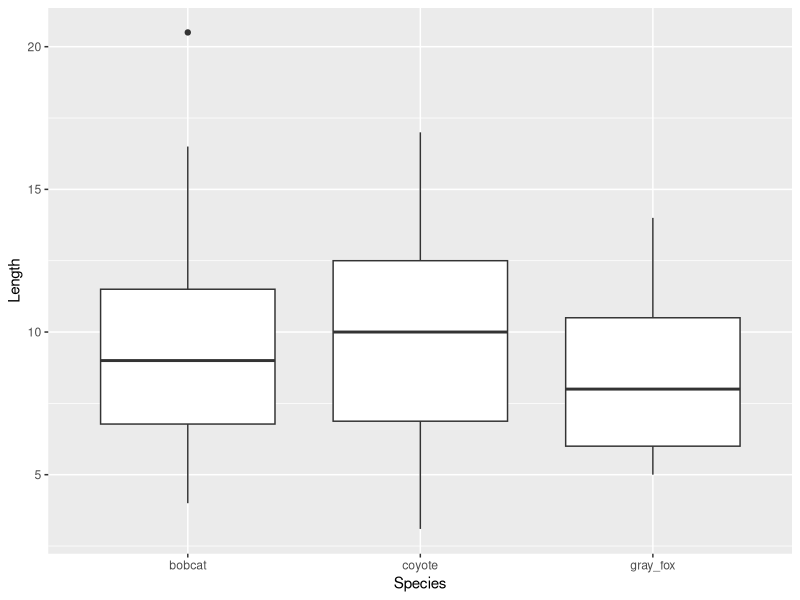
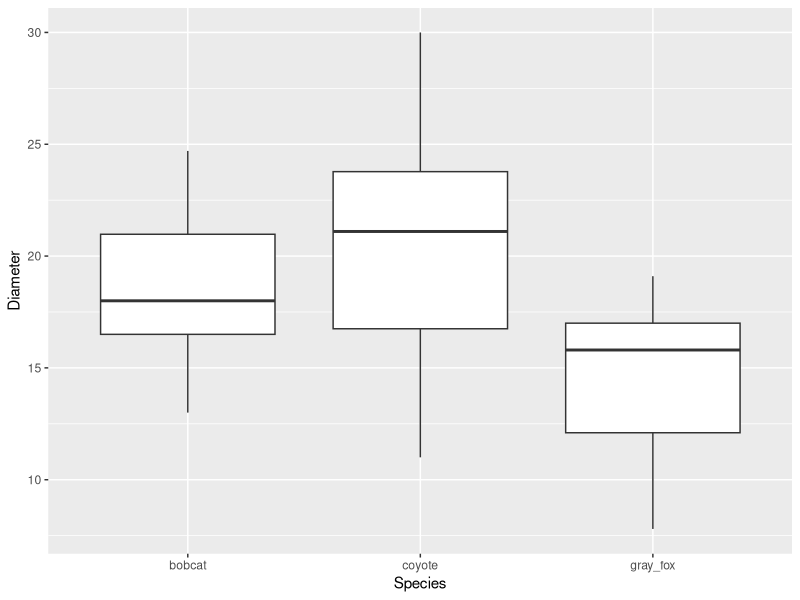
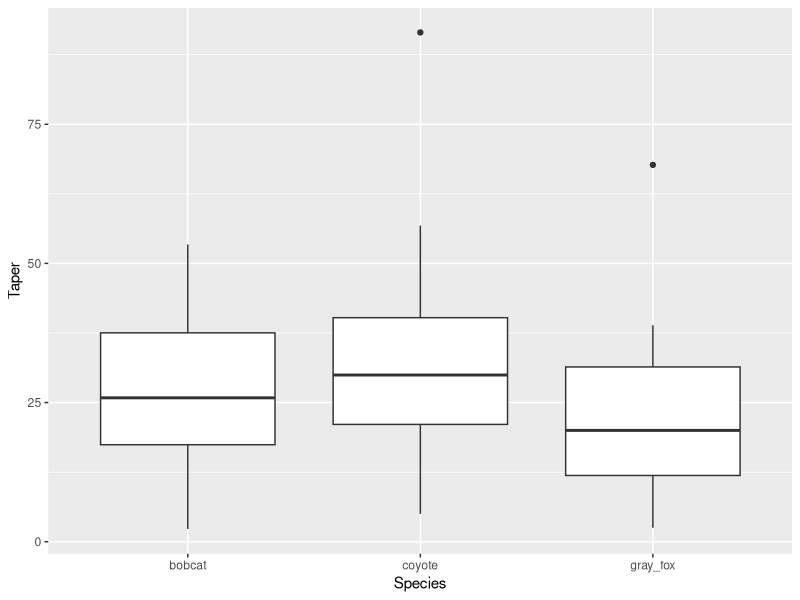
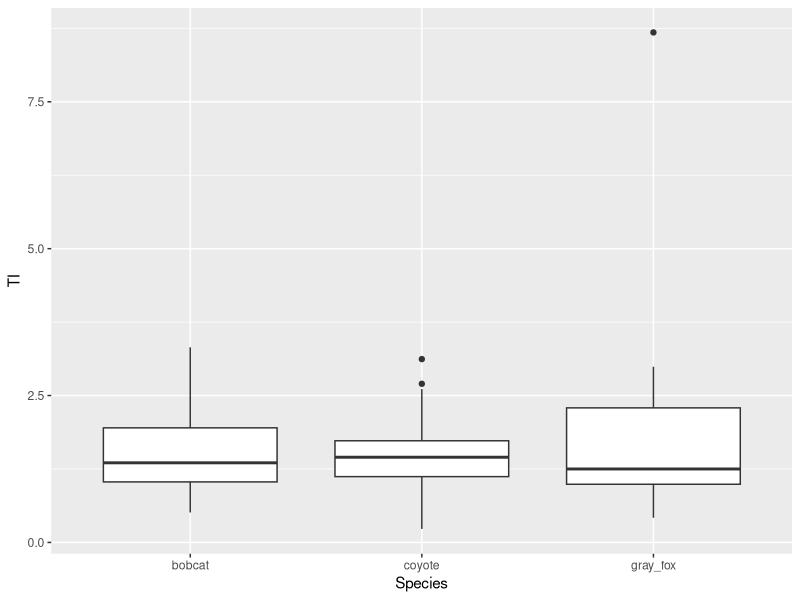
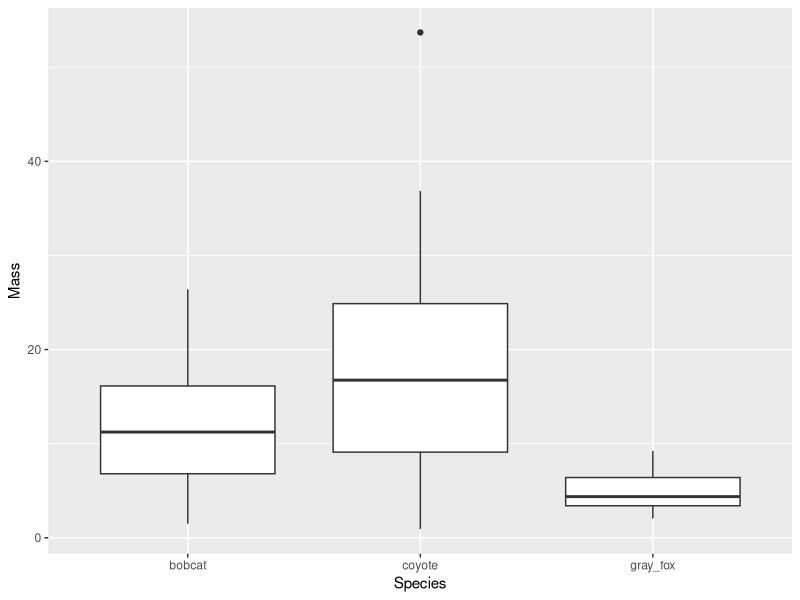
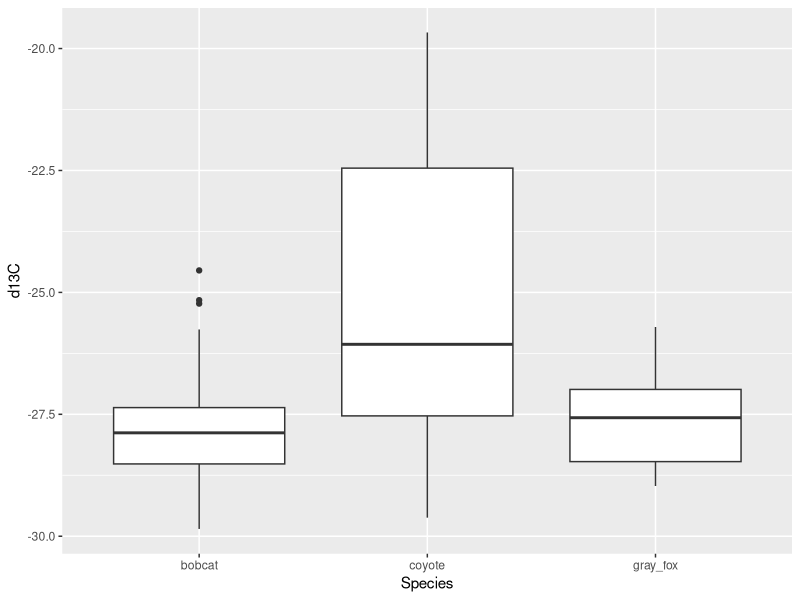
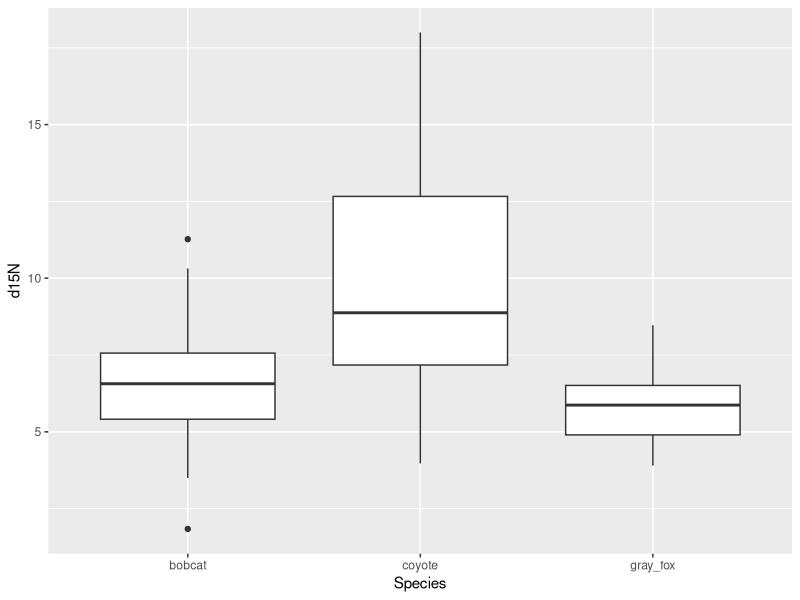
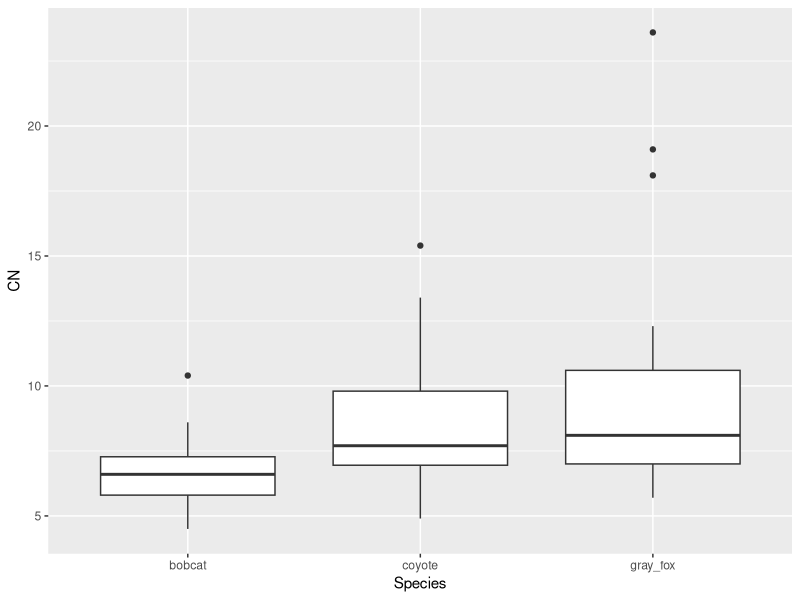

Here is the R script that generated these plots, in order:
## ---- chunk 1
#open required libraries
library(caret)
library(ggplot2)
library(dplyr)
library(forecast)
library(fastDummies)
## ---- chunk 2
data(scat)

scat <- fastDummies::dummy_cols(scat, select_columns = "Species")
scat <- scat %>% filter(complete.cases(.))
nrows <- nrow(scat)
ncols <- ncol(scat)
head(scat)
## ---- chunk 3
df.date <- select(scat, Month, Year, Species)

head(df.date)
## ---- chunk 4

ggplot(data=select(scat, Length, Species), aes(x=Species, y=Length)) + geom_boxplot()
ggplot(data=select(scat, Diameter, Species), aes(x=Species, y=Diameter)) + geom_boxplot()
ggplot(data=select(scat, Taper, Species), aes(x = Species, y = Taper)) + geom_boxplot()
ggplot(data=select(scat, TI, Species), aes(x = Species, y = TI)) + geom_boxplot()
ggplot(data=select(scat, Mass, Species), aes(x = Species, y = Mass)) + geom_boxplot()
ggplot(data=select(scat, d13C, Species), aes(x = Species, y = d13C)) + geom_boxplot()
ggplot(data=select(scat, d15N, Species), aes(x = Species, y = d15N)) + geom_boxplot()
ggplot(data=select(scat, CN, Species), aes(x = Species, y = CN)) + geom_boxplot()
ggplot(data=select(scat, ropey, Species), aes(x = Species, y = ropey)) + geom_boxplot()
ggplot(data=select(scat, segmented, Species), aes(x = Species, y = segmented)) + geom_boxplot()
## ---- chunk 5
set.seed(1) # set the seed so that the partition is always the same
df.train.index <- sample(c(1:nrows), nrows* 0.7) #use 70% of the data as a training set
selected.vars <- c("Species_gray_fox", "Species_coyote", "Species_bobcat", "Length", "Diameter", "Taper", "TI", "Mass", "d13C", "d15N", "CN", "ropey", "segmented")
df.train <- scat[df.train.index, selected.vars]
df.valid <- scat[-df.train.index, selected.vars]
options(scipen = 999)
## ---- chunk 6
nearZeroVar(df.train, saveMetrics = TRUE)
## ---- chunk 7
findLinearCombos(df.train)
## ---- chunk 8
scat.length.lm <- lm(Species_gray_fox ~ Length, data = df.train)
scat.diameter.lm <- lm(Species_gray_fox ~ Diameter, data=df.train)
scat.taper.lm <- lm(Species_gray_fox ~ Taper, data=df.train)
scat.ti.lm <- lm(Species_gray_fox ~ TI, data=df.train)
scat.mass.lm <- lm(Species_gray_fox ~ Mass, data=df.train)
scat.d13c.lm <- lm(Species_gray_fox ~ d13C, data=df.train)
scat.d15n.lm <- lm(Species_gray_fox ~ d15N, data=df.train)
scat.cn.lm <- lm(Species_gray_fox ~ CN, data=df.train)
scat.ropey.lm <- lm(Species_gray_fox ~ ropey, data=df.train)
scat.segmented.lm <- lm(Species_gray_fox ~ segmented, data=df.train)
## ---- chunk 9
accuracy(predict(scat.length.lm, df.valid), df.valid$Species_gray_fox)
accuracy(predict(scat.diameter.lm, df.valid), df.valid$Species_gray_fox)
accuracy(predict(scat.taper.lm, df.valid), df.valid$Species_gray_fox)
accuracy(predict(scat.ti.lm, df.valid), df.valid$Species_gray_fox)
accuracy(predict(scat.mass.lm, df.valid), df.valid$Species_gray_fox)
accuracy(predict(scat.d13c.lm, df.valid), df.valid$Species_gray_fox)
accuracy(predict(scat.d15n.lm, df.valid), df.valid$Species_gray_fox)
accuracy(predict(scat.cn.lm, df.valid), df.valid$Species_gray_fox)
accuracy(predict(scat.ropey.lm, df.valid), df.valid$Species_gray_fox)
accuracy(predict(scat.segmented.lm, df.valid), df.valid$Species_gray_fox)

## ---- chunk 10
scat.length.lm <- lm(Species_gray_fox ~ CN + Length, data = df.train)
scat.diameter.lm <- lm(Species_gray_fox ~ CN + Diameter, data=df.train)
scat.taper.lm <- lm(Species_gray_fox ~ CN + Taper, data=df.train)
scat.ti.lm <- lm(Species_gray_fox ~ CN + TI, data=df.train)
scat.mass.lm <- lm(Species_gray_fox ~ CN + Mass, data=df.train)
scat.d13c.lm <- lm(Species_gray_fox ~ CN + d13C, data=df.train)
scat.d15n.lm <- lm(Species_gray_fox ~ CN + d15N, data=df.train)
scat.ropey.lm <- lm(Species_gray_fox ~ CN + ropey, data=df.train)
scat.segmented.lm <- lm(Species_gray_fox ~ CN + segmented, data=df.train)

accuracy(predict(scat.length.lm, df.valid), df.valid$Species_gray_fox)
accuracy(predict(scat.diameter.lm, df.valid), df.valid$Species_gray_fox)
accuracy(predict(scat.taper.lm, df.valid), df.valid$Species_gray_fox)
accuracy(predict(scat.ti.lm, df.valid), df.valid$Species_gray_fox)
accuracy(predict(scat.mass.lm, df.valid), df.valid$Species_gray_fox)
accuracy(predict(scat.d13c.lm, df.valid), df.valid$Species_gray_fox)
accuracy(predict(scat.d15n.lm, df.valid), df.valid$Species_gray_fox)
accuracy(predict(scat.ropey.lm, df.valid), df.valid$Species_gray_fox)
accuracy(predict(scat.segmented.lm, df.valid), df.valid$Species_gray_fox)
## ---- chunk 11
scat.length.lm <- lm(Species_gray_fox ~ CN + ropey + Length, data = df.train)
scat.diameter.lm <- lm(Species_gray_fox ~ CN + ropey + Diameter, data=df.train)
scat.taper.lm <- lm(Species_gray_fox ~ CN + ropey + Taper, data=df.train)
scat.ti.lm <- lm(Species_gray_fox ~ CN + ropey + TI, data=df.train)
scat.mass.lm <- lm(Species_gray_fox ~ CN + ropey + Mass, data=df.train)
scat.d13c.lm <- lm(Species_gray_fox ~ CN + ropey + d13C, data=df.train)
scat.d15n.lm <- lm(Species_gray_fox ~ CN + ropey + d15N, data=df.train)
scat.segmented.lm <- lm(Species_gray_fox ~ CN + ropey + segmented, data=df.train)

accuracy(predict(scat.length.lm, df.valid), df.valid$Species_gray_fox)
accuracy(predict(scat.diameter.lm, df.valid), df.valid$Species_gray_fox)
accuracy(predict(scat.taper.lm, df.valid), df.valid$Species_gray_fox)
accuracy(predict(scat.ti.lm, df.valid), df.valid$Species_gray_fox)
accuracy(predict(scat.mass.lm, df.valid), df.valid$Species_gray_fox)
accuracy(predict(scat.d13c.lm, df.valid), df.valid$Species_gray_fox)
accuracy(predict(scat.d15n.lm, df.valid), df.valid$Species_gray_fox)
accuracy(predict(scat.segmented.lm, df.valid), df.valid$Species_gray_fox)
## ---- chunk 12
scat.diameter.lm <- lm(Species_gray_fox ~ CN + ropey + Length + Diameter, data=df.train)
scat.taper.lm <- lm(Species_gray_fox ~ CN + ropey + Length + Taper, data=df.train)
scat.ti.lm <- lm(Species_gray_fox ~ CN + ropey + Length + TI, data=df.train)
scat.mass.lm <- lm(Species_gray_fox ~ CN + ropey + Length + Mass, data=df.train)
scat.d13c.lm <- lm(Species_gray_fox ~ CN + ropey + Length + d13C, data=df.train)
scat.d15n.lm <- lm(Species_gray_fox ~ CN + ropey + Length + d15N, data=df.train)
scat.segmented.lm <- lm(Species_gray_fox ~ CN + ropey + Length + segmented, data=df.train)

accuracy(predict(scat.diameter.lm, df.valid), df.valid$Species_gray_fox)
accuracy(predict(scat.taper.lm, df.valid), df.valid$Species_gray_fox)
accuracy(predict(scat.ti.lm, df.valid), df.valid$Species_gray_fox)
accuracy(predict(scat.mass.lm, df.valid), df.valid$Species_gray_fox)
accuracy(predict(scat.d13c.lm, df.valid), df.valid$Species_gray_fox)
accuracy(predict(scat.d15n.lm, df.valid), df.valid$Species_gray_fox)
accuracy(predict(scat.segmented.lm, df.valid), df.valid$Species_gray_fox)
## ---- chunk 13
scat.gray.fox.lm <- lm(Species_gray_fox ~ CN + ropey + Length, data=df.train)
## ---- chunk 14
scat.length.lm <- lm(Species_bobcat ~ Length, data = df.train)
scat.diameter.lm <- lm(Species_bobcat ~ Diameter, data=df.train)
scat.taper.lm <- lm(Species_bobcat ~ Taper, data=df.train)
scat.ti.lm <- lm(Species_bobcat ~ TI, data=df.train)
scat.mass.lm <- lm(Species_bobcat ~ Mass, data=df.train)
scat.d13c.lm <- lm(Species_bobcat ~ d13C, data=df.train)
scat.d15n.lm <- lm(Species_bobcat ~ d15N, data=df.train)
scat.cn.lm <- lm(Species_bobcat ~ CN, data=df.train)
scat.ropey.lm <- lm(Species_bobcat ~ ropey, data=df.train)
scat.segmented.lm <- lm(Species_bobcat ~ segmented, data=df.train)

accuracy(predict(scat.length.lm, df.valid), df.valid$Species_bobcat)
accuracy(predict(scat.diameter.lm, df.valid), df.valid$Species_bobcat)
accuracy(predict(scat.taper.lm, df.valid), df.valid$Species_bobcat)
accuracy(predict(scat.ti.lm, df.valid), df.valid$Species_bobcat)
accuracy(predict(scat.mass.lm, df.valid), df.valid$Species_bobcat)
accuracy(predict(scat.d13c.lm, df.valid), df.valid$Species_bobcat)
accuracy(predict(scat.d15n.lm, df.valid), df.valid$Species_bobcat)
accuracy(predict(scat.cn.lm, df.valid), df.valid$Species_bobcat)
accuracy(predict(scat.ropey.lm, df.valid), df.valid$Species_bobcat)
accuracy(predict(scat.segmented.lm, df.valid), df.valid$Species_bobcat)
## ---- chunk 15
scat.length.lm <- lm(Species_bobcat ~ d13C + Length, data = df.train)
scat.diameter.lm <- lm(Species_bobcat ~ d13C + Diameter, data=df.train)
scat.taper.lm <- lm(Species_bobcat ~ d13C + Taper, data=df.train)
scat.ti.lm <- lm(Species_bobcat ~ d13C + TI, data=df.train)
scat.mass.lm <- lm(Species_bobcat ~ d13C + Mass, data=df.train)
scat.d15n.lm <- lm(Species_bobcat ~ d13C + d15N, data=df.train)
scat.cn.lm <- lm(Species_bobcat ~ CN, d13C + CN, data=df.train)
scat.ropey.lm <- lm(Species_bobcat ~ d13C + ropey, data=df.train)
scat.segmented.lm <- lm(Species_bobcat ~ d13C + segmented, data=df.train)

accuracy(predict(scat.length.lm, df.valid), df.valid$Species_bobcat)
accuracy(predict(scat.diameter.lm, df.valid), df.valid$Species_bobcat)
accuracy(predict(scat.taper.lm, df.valid), df.valid$Species_bobcat)
accuracy(predict(scat.ti.lm, df.valid), df.valid$Species_bobcat)
accuracy(predict(scat.mass.lm, df.valid), df.valid$Species_bobcat)
accuracy(predict(scat.d15n.lm, df.valid), df.valid$Species_bobcat)
accuracy(predict(scat.cn.lm, df.valid), df.valid$Species_bobcat)
accuracy(predict(scat.ropey.lm, df.valid), df.valid$Species_bobcat)
accuracy(predict(scat.segmented.lm, df.valid), df.valid$Species_bobcat)
## ---- chunk 16
scat.length.lm <- lm(Species_bobcat ~ d13C + TI + Length, data = df.train)
scat.diameter.lm <- lm(Species_bobcat ~ d13C + TI + Diameter, data=df.train)
scat.taper.lm <- lm(Species_bobcat ~ d13C + TI + Taper, data=df.train)
scat.mass.lm <- lm(Species_bobcat ~ d13C + TI + Mass, data=df.train)
scat.d15n.lm <- lm(Species_bobcat ~ d13C + TI + d15N, data=df.train)
scat.cn.lm <- lm(Species_bobcat ~ CN, d13C + TI + CN, data=df.train)
scat.ropey.lm <- lm(Species_bobcat ~ d13C + TI + ropey, data=df.train)
scat.segmented.lm <- lm(Species_bobcat ~ d13C + TI + segmented, data=df.train)

accuracy(predict(scat.length.lm, df.valid), df.valid$Species_bobcat)
accuracy(predict(scat.diameter.lm, df.valid), df.valid$Species_bobcat)
accuracy(predict(scat.taper.lm, df.valid), df.valid$Species_bobcat)
accuracy(predict(scat.ti.lm, df.valid), df.valid$Species_bobcat)
accuracy(predict(scat.mass.lm, df.valid), df.valid$Species_bobcat)
accuracy(predict(scat.d15n.lm, df.valid), df.valid$Species_bobcat)
accuracy(predict(scat.cn.lm, df.valid), df.valid$Species_bobcat)
accuracy(predict(scat.ropey.lm, df.valid), df.valid$Species_bobcat)
accuracy(predict(scat.segmented.lm, df.valid), df.valid$Species_bobcat)
## ---- chunk 17
scat.bobcat.lm <- lm(Species_bobcat ~ d13C + TI, data=df.train)
## ---- chunk 18
scat.length.lm <- lm(Species_coyote ~ Length, data = df.train)
scat.diameter.lm <- lm(Species_coyote ~ Diameter, data=df.train)
scat.taper.lm <- lm(Species_coyote ~ Taper, data=df.train)
scat.ti.lm <- lm(Species_coyote ~ TI, data=df.train)
scat.mass.lm <- lm(Species_coyote ~ Mass, data=df.train)
scat.d13c.lm <- lm(Species_coyote ~ d13C, data=df.train)
scat.d15n.lm <- lm(Species_coyote ~ d15N, data=df.train)
scat.cn.lm <- lm(Species_coyote ~ CN, data=df.train)
scat.ropey.lm <- lm(Species_coyote ~ ropey, data=df.train)
scat.segmented.lm <- lm(Species_coyote ~ segmented, data=df.train)

accuracy(predict(scat.length.lm, df.valid), df.valid$Species_coyote)
accuracy(predict(scat.diameter.lm, df.valid), df.valid$Species_coyote)
accuracy(predict(scat.taper.lm, df.valid), df.valid$Species_coyote)
accuracy(predict(scat.ti.lm, df.valid), df.valid$Species_coyote)
accuracy(predict(scat.mass.lm, df.valid), df.valid$Species_coyote)
accuracy(predict(scat.d13c.lm, df.valid), df.valid$Species_coyote)
accuracy(predict(scat.d15n.lm, df.valid), df.valid$Species_coyote)
accuracy(predict(scat.cn.lm, df.valid), df.valid$Species_coyote)
accuracy(predict(scat.ropey.lm, df.valid), df.valid$Species_coyote)
accuracy(predict(scat.segmented.lm, df.valid), df.valid$Species_coyote)
## ---- chunk 19
scat.length.lm <- lm(Species_coyote ~ d13C + Length, data = df.train)
scat.diameter.lm <- lm(Species_coyote ~ d13C +Diameter, data=df.train)
scat.taper.lm <- lm(Species_coyote ~ d13C +Taper, data=df.train)
scat.ti.lm <- lm(Species_coyote ~ d13C +TI, data=df.train)
scat.mass.lm <- lm(Species_coyote ~ d13C +Mass, data=df.train)
scat.d15n.lm <- lm(Species_coyote ~ d13C +d15N, data=df.train)
scat.cn.lm <- lm(Species_coyote ~ d13C +CN, data=df.train)
scat.ropey.lm <- lm(Species_coyote ~ d13C +ropey, data=df.train)
scat.segmented.lm <- lm(Species_coyote ~ d13C +segmented, data=df.train)

accuracy(predict(scat.length.lm, df.valid), df.valid$Species_coyote)
accuracy(predict(scat.diameter.lm, df.valid), df.valid$Species_coyote)
accuracy(predict(scat.taper.lm, df.valid), df.valid$Species_coyote)
accuracy(predict(scat.ti.lm, df.valid), df.valid$Species_coyote)
accuracy(predict(scat.mass.lm, df.valid), df.valid$Species_coyote)
accuracy(predict(scat.d15n.lm, df.valid), df.valid$Species_coyote)
accuracy(predict(scat.cn.lm, df.valid), df.valid$Species_coyote)
accuracy(predict(scat.ropey.lm, df.valid), df.valid$Species_coyote)
accuracy(predict(scat.segmented.lm, df.valid), df.valid$Species_coyote)
## ---- chunk 20
scat.length.lm <- lm(Species_coyote ~ d13C + Diameter + Length, data = df.train)
scat.taper.lm <- lm(Species_coyote ~ d13C + Diameter + Taper, data=df.train)
scat.ti.lm <- lm(Species_coyote ~ d13C + Diameter + TI, data=df.train)
scat.mass.lm <- lm(Species_coyote ~ d13C + Diameter + Mass, data=df.train)
scat.d15n.lm <- lm(Species_coyote ~ d13C + Diameter + d15N, data=df.train)
scat.cn.lm <- lm(Species_coyote ~ d13C + Diameter + CN, data=df.train)
scat.ropey.lm <- lm(Species_coyote ~ d13C + Diameter + ropey, data=df.train)
scat.segmented.lm <- lm(Species_coyote ~ d13C + Diameter + segmented, data=df.train)

accuracy(predict(scat.length.lm, df.valid), df.valid$Species_coyote)
accuracy(predict(scat.taper.lm, df.valid), df.valid$Species_coyote)
accuracy(predict(scat.ti.lm, df.valid), df.valid$Species_coyote)
accuracy(predict(scat.mass.lm, df.valid), df.valid$Species_coyote)
accuracy(predict(scat.d15n.lm, df.valid), df.valid$Species_coyote)
accuracy(predict(scat.cn.lm, df.valid), df.valid$Species_coyote)
accuracy(predict(scat.ropey.lm, df.valid), df.valid$Species_coyote)
accuracy(predict(scat.segmented.lm, df.valid), df.valid$Species_coyote)
## ---- chunk 21
scat.length.lm <- lm(Species_coyote ~ d13C + Diameter + segmented + Length, data = df.train)
scat.taper.lm <- lm(Species_coyote ~ d13C + Diameter + segmented + Taper, data=df.train)
scat.ti.lm <- lm(Species_coyote ~ d13C + Diameter + segmented + TI, data=df.train)
scat.mass.lm <- lm(Species_coyote ~ d13C + Diameter + segmented + Mass, data=df.train)
scat.d15n.lm <- lm(Species_coyote ~ d13C + Diameter + segmented + d15N, data=df.train)
scat.cn.lm <- lm(Species_coyote ~ d13C + Diameter + segmented + CN, data=df.train)
scat.ropey.lm <- lm(Species_coyote ~ d13C + Diameter + segmented + ropey, data=df.train)

accuracy(predict(scat.length.lm, df.valid), df.valid$Species_coyote)
accuracy(predict(scat.taper.lm, df.valid), df.valid$Species_coyote)
accuracy(predict(scat.ti.lm, df.valid), df.valid$Species_coyote)
accuracy(predict(scat.mass.lm, df.valid), df.valid$Species_coyote)
accuracy(predict(scat.d15n.lm, df.valid), df.valid$Species_coyote)
accuracy(predict(scat.cn.lm, df.valid), df.valid$Species_coyote)
accuracy(predict(scat.ropey.lm, df.valid), df.valid$Species_coyote)
## ---- chunk 22
scat.length.lm <- lm(Species_coyote ~ d13C + Diameter + segmented + CN + Length, data = df.train)
scat.taper.lm <- lm(Species_coyote ~ d13C + Diameter + segmented + CN + Taper, data=df.train)
scat.ti.lm <- lm(Species_coyote ~ d13C + Diameter + segmented + CN + TI, data=df.train)
scat.mass.lm <- lm(Species_coyote ~ d13C + Diameter + segmented + CN + Mass, data=df.train)
scat.d15n.lm <- lm(Species_coyote ~ d13C + Diameter + segmented + CN + d15N, data=df.train)
scat.ropey.lm <- lm(Species_coyote ~ d13C + Diameter + segmented + CN + ropey, data=df.train)

accuracy(predict(scat.length.lm, df.valid), df.valid$Species_coyote)
accuracy(predict(scat.taper.lm, df.valid), df.valid$Species_coyote)
accuracy(predict(scat.ti.lm, df.valid), df.valid$Species_coyote)
accuracy(predict(scat.mass.lm, df.valid), df.valid$Species_coyote)
accuracy(predict(scat.d15n.lm, df.valid), df.valid$Species_coyote)
accuracy(predict(scat.ropey.lm, df.valid), df.valid$Species_coyote)
## ---- chunk 23
scat.coyote.lm <- lm(Species_coyote ~ d13C + Diameter + segmented + CN + Mass, data=df.train)
## ---- chunk 24
accuracy(predict(scat.gray.fox.lm, df.valid), df.valid$Species_gray_fox)
accuracy(predict(scat.bobcat.lm, df.valid), df.valid$Species_bobcat)
accuracy(predict(scat.coyote.lm, df.valid), df.valid$Species_coyote)

coyotePredictions <- predict(scat.coyote.lm, df.valid)
bobcatPredictions <- predict(scat.bobcat.lm, df.valid)
grayFoxPredictions <- predict(scat.gray.fox.lm, df.valid)

modelResults <- data.frame(df.valid$Species_gray_fox, df.valid$Species_coyote, df.valid$Species_bobcat, grayFoxPrediction = grayFoxPredictions, coyotePrediction = coyotePredictions, bobcatPrediciton = bobcatPredictions)

head(modelResults)
